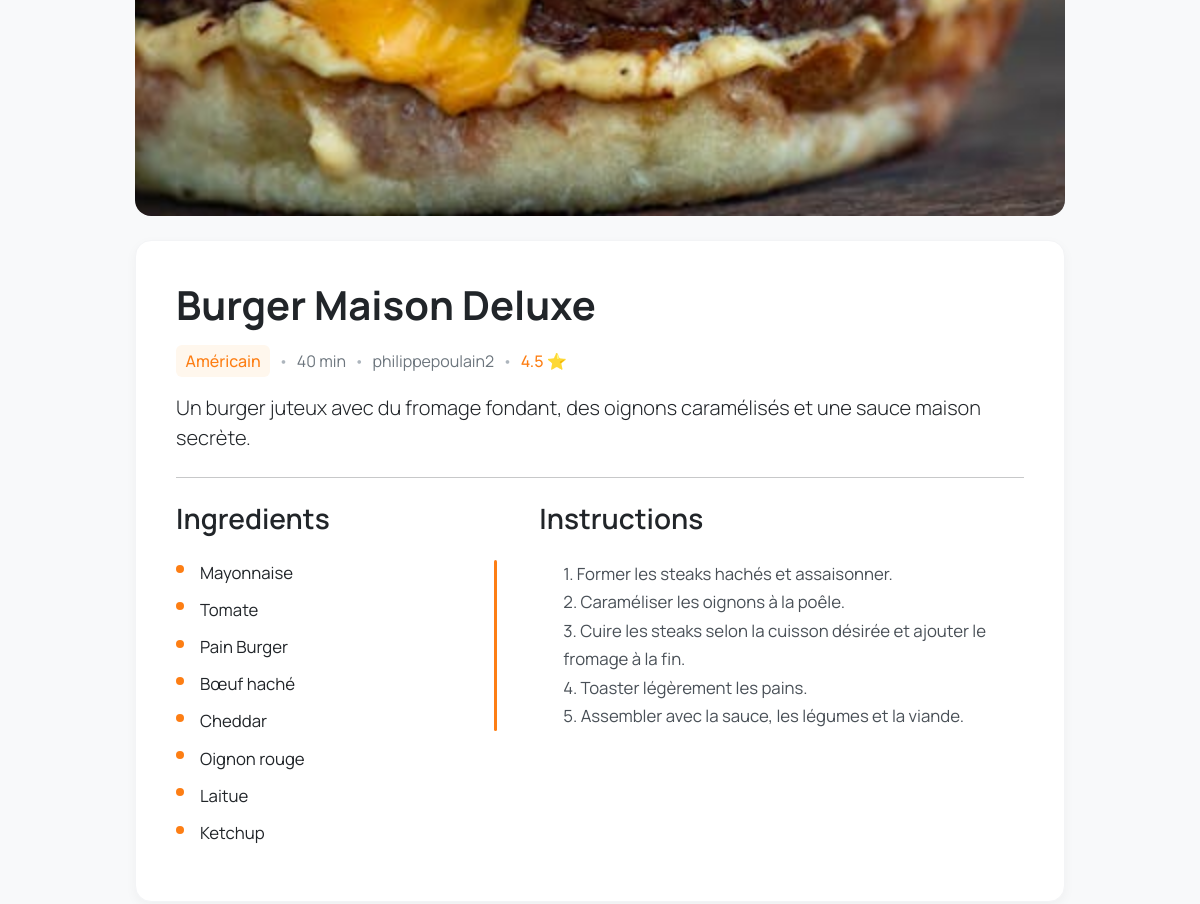
The app's page /recipe/25/ (middle part), older data.
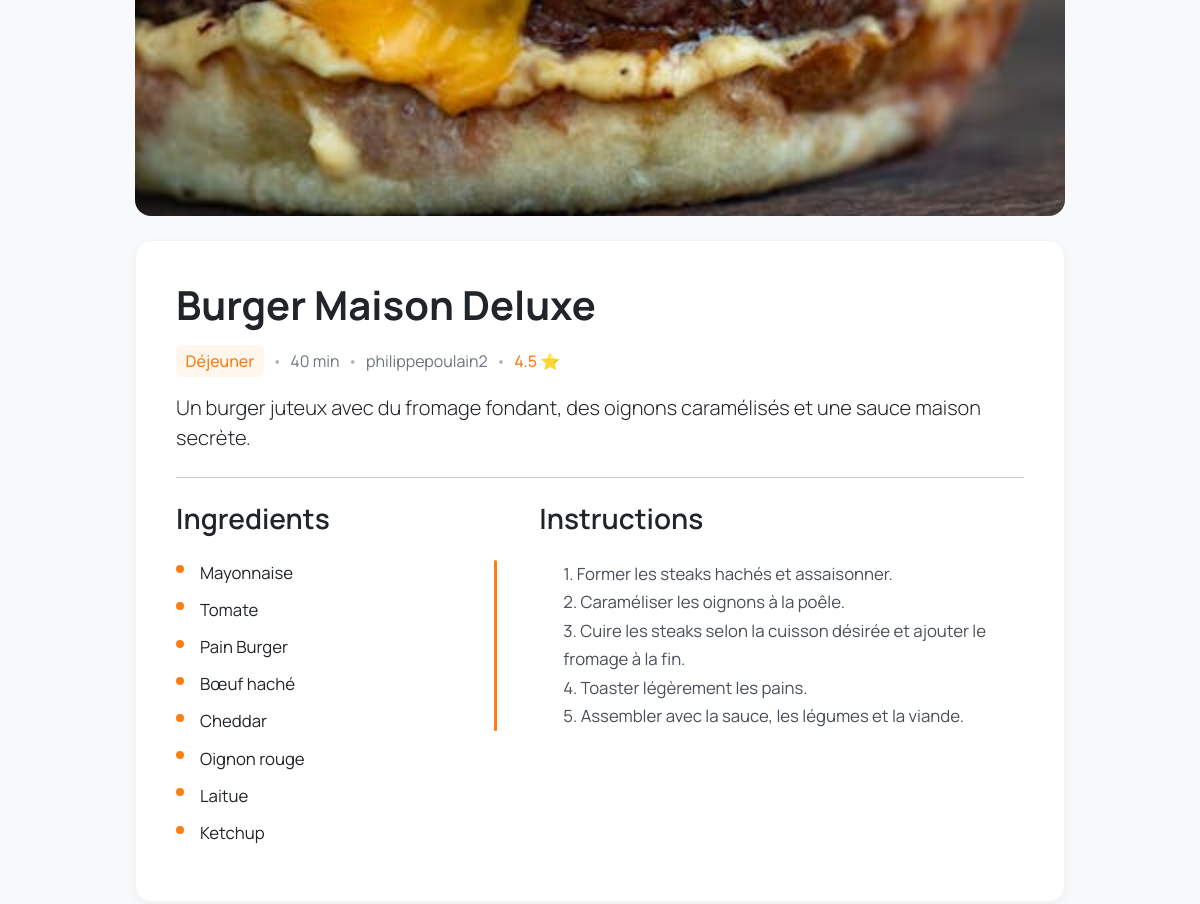
The same page, newer data.
### recettes/models.py (models this page shows, shortened)
class Recipe(models.Model):
    title = models.CharField(max_length=200)
    description = models.TextField()
    instructions = models.TextField(default='', blank=True)
    preparation_time = models.PositiveIntegerField(default=0)
    category = models.ForeignKey(Category, on_delete=models.CASCADE)
    ingredients = models.ManyToManyField(Ingredient)  # SIMPLE SANS through
    author = models.ForeignKey(User, on_delete=models.CASCADE)
    rating = models.FloatField(default=0)
    created_at = models.DateTimeField(auto_now_add=True)
    image = models.ImageField(upload_to='recipes/', blank=True, null=True)
    favorited_by = models.ManyToManyField(User,related_name='favorite_recipes',blank=True)

class Category(models.Model):
    name = models.CharField(max_length=100)

### recettes/views.py (the view, shortened to what this page needs)
# urls.py: path('recipe/<int:recipe_id>/', views.recipe_detail, name='recipe_detail'),
def recipe_detail(request, recipe_id):
    recipe = get_object_or_404(Recipe, id=recipe_id)
    top_level_reviews = recipe.reviews.filter(parent=None)
    review_form = ReviewForm()
    context = {
        'recipe': recipe,
        'reviews': top_level_reviews,
        'review_form': review_form,  # Toujours un formulaire vide en cas d'échec
    }
    return render(request, 'recipe_detail.html', context)

### templates/recipe_detail.html (shortened to what this page needs)
{% extends 'base.html' %}
{% block content %}
<div class="col-lg-10 offset-lg-1">
    {% if recipe.image %}
        <img src="{{ recipe.image.url }}" class="recipe-main-image" alt="{{ recipe.title }}">
    {% endif %}
    <div class="recipe-content-card">
        <div class="d-flex justify-content-between align-items-start mb-2">
            <h1 class="recipe-title">{{ recipe.title }}</h1>
        </div>
        <div class="recipe-meta-text mb-3">
            <span class="category-tag">{{ recipe.category.name }}</span>
            <span class="dot-separator">•</span>
            <span>{{ recipe.preparation_time }} min</span>
            <span class="dot-separator">•</span>
            <span>{{ recipe.author }}</span>
              <span class="dot-separator">•</span>
            <span class="rating-stars" style="color: #fd7e14;font-weight: 500;">
                {{ recipe.rating|floatformat:1 }} ⭐
            </span>
        </div>
        <p class="lead">{{ recipe.description }}</p>
        <hr class="my-4">
        <div class="row">
            <div class="col-md-5 recipe-section">
                <h3>Ingredients</h3>
                <ul class="ingredients-list">
                    {% for ingredient in recipe.ingredients.all %}
                    <li>
                        {{ ingredient.name }}
                    </li>
                    {% empty %}
                    <li class="text-muted">Aucun ingrédient spécifié</li>
                    {% endfor %}
                </ul>
            </div>
            <div class="col-md-7 recipe-section">
                <h3>Instructions</h3>
                <div class="instructions-container">
                    {% if recipe.instructions %}
                        <p class="instructions-text">{{ recipe.instructions }}</p>
                    {% else %}
                        <p class="text-muted">Aucune instruction disponible pour le moment.</p>
                    {% endif %}
                </div>
            </div>
        </div>
    </div>
</div>
{% endblock %}

Row changes from the older to the newer data that the page shows:
changed Recipe "Burger Maison Deluxe": category.name "Américain" → "Déjeuner"
